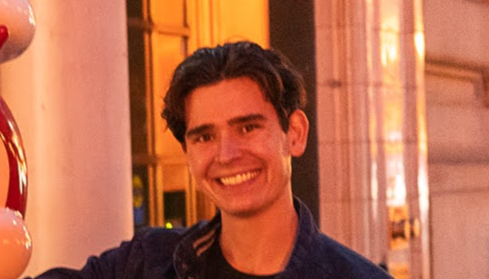
#> input picture jd.png, 489 x 279 px
$ jupyter execute --allow-errors Untitled-1.ipynb   (shell and % lines are left out)
#> lines starting #> are read from the running program, lines starting #| are printed output that depends on the picture
[cell 1]
import equinox as eqx
import jax
import jax.numpy as jnp
import numpy as np
import matplotlib.pyplot as plt
import optax  # https://github.com/deepmind/optax
import torch  # https://pytorch.org
import torchvision  # https://pytorch.org
from jaxtyping import Array, Float, Int, PyTree  # https://github.com/google/jaxtyping
from PIL import Image

[cell 2]
# Hyperparameters

BATCH_SIZE = 64
LEARNING_RATE = 3e-4
STEPS = 1000
PRINT_EVERY = 30
SEED = 5678

#> (the rest of this cell did not finish here and is left out)

[cell 3]
import os
import pandas as pd
from torch.utils.data import Dataset

# [41 lines left out: functions get_locations, get_image, get_all_images, get_all_locations, not called in this run]

def target_transform(label):
    return torch.tensor(label.values)

#> (the rest of this cell did not finish here and is left out)

[cell 4]
from torch.utils.data import DataLoader, random_split

#> (a cell that did not finish here is left out)

[cell 6]
plt.figure()
#> (the rest of this cell did not finish here and is left out)

[cell 7]
class CNN(eqx.Module):
    layers: list

    # [25 lines left out: functions __init__, __call__, not called in this run]


#> (the rest of this cell did not finish here and is left out)

[cell 8]
# [6 lines left out: function loss, not called in this run]

loss = eqx.filter_jit(loss)  # JIT our loss function from earlier!

# [9 lines left out: function compute_accuracy, not called in this run]

#> (a cell that did not finish here is left out)

[cell 10]
# [51 lines left out: function train, not called in this run]

#> (a cell that did not finish here is left out)

#> (a cell that did not finish here is left out)

#> (a cell that did not finish here is left out)

[cell 14]
from PIL import Image

# Step 1: Open the .png file
image = Image.open('jd.png')
#> image is the input picture: PIL image 489x279 RGBA; mean R, G, B, A 188.3, 109, 78.7, 255

# Step 2: Convert the image to grayscale
image_gray = image.convert('L')
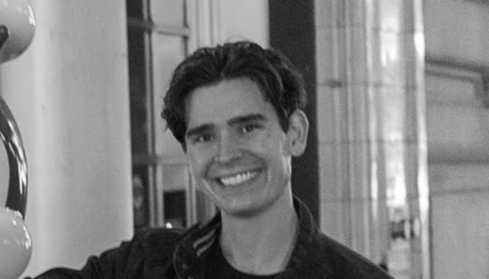
#> image_gray: PIL image 489x279 L; min 4, max 255, mean 129.3

# Step 3: Resize the image to 286x384 pixels
image_resized = image_gray.resize((384,286))
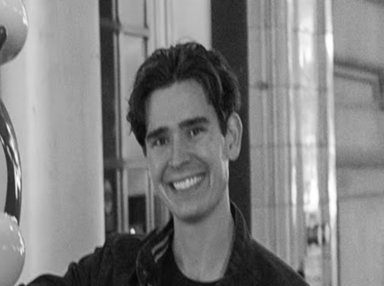
#> image_resized: PIL image 384x286 L; min 5, max 255, mean 129.2

# Step 4: Save the image as a .pgm file
image_resized.save('jd.pgm')

$ run again, with dwaynejohnson copy.jpg saved as jd.png
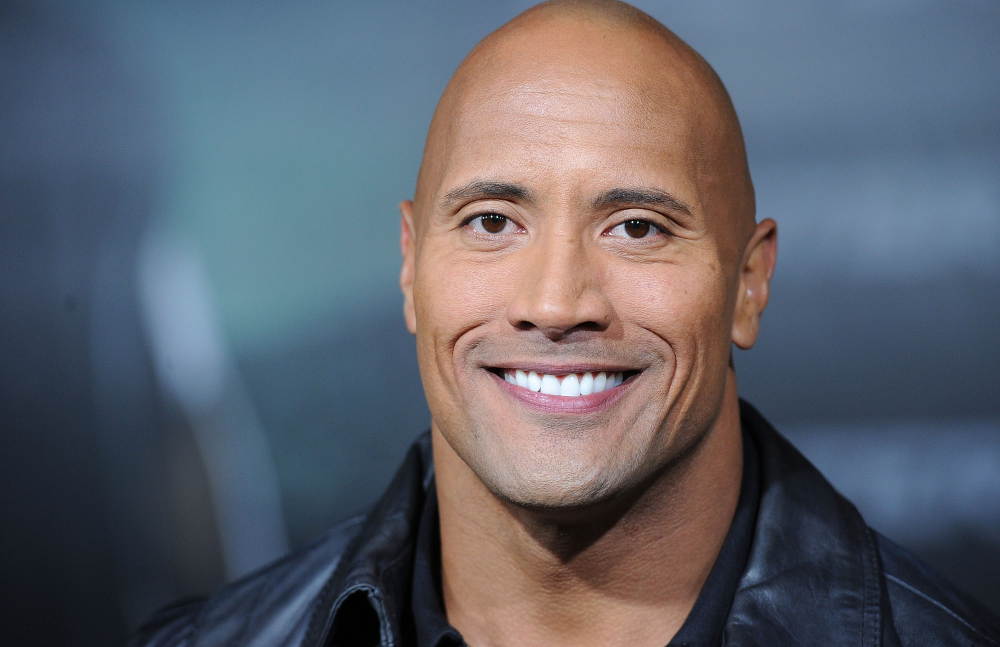
#> input picture dwaynejohnson copy.jpg, 3000 x 1941 px (shown at 1/3 size)
#> image is the input picture: PIL image 3000x1941 RGB; mean R, G, B 95.4, 97.9, 107.3
#> `image_gray = image.convert('L')`:
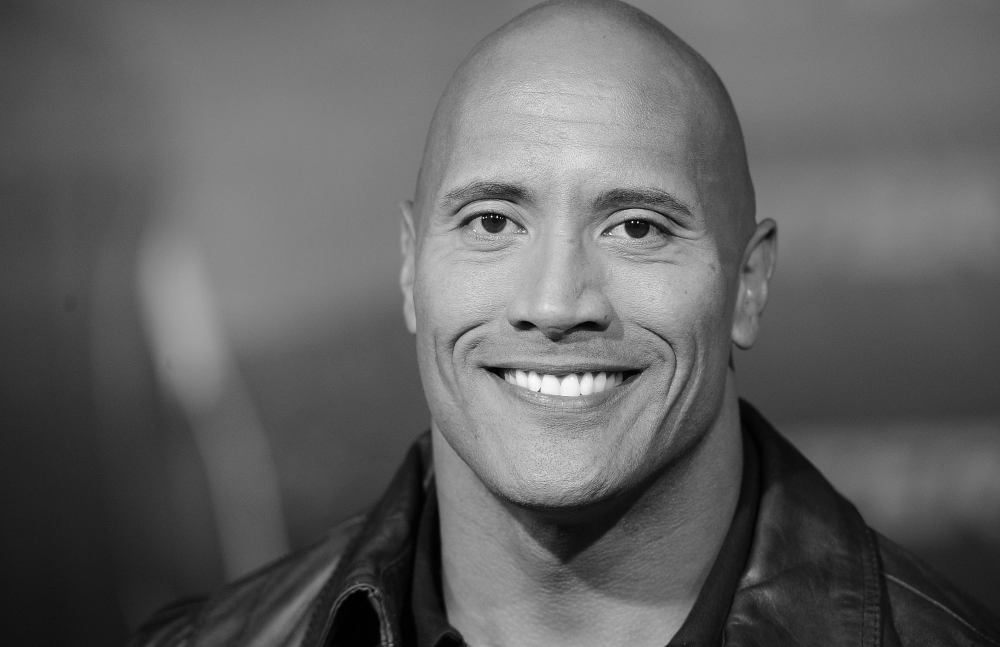
#> image_gray: PIL image 3000x1941 L (shown at 1/3 size); min 0, max 255, mean 98.2
#> `image_resized = image_gray.resize((384,286))`:
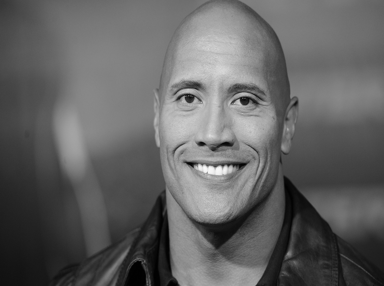
#> image_resized: PIL image 384x286 L; min 0, max 249, mean 98.2
